Frame 1 (no input): blank canvas, image omitted
Frame 60 (no input): blank canvas, image omitted
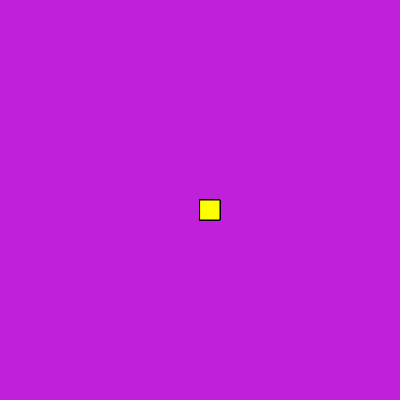
Frame 120 (the mouse pressed at the canvas centre since frame 60)

The p5.js sketch whose frames 1 and 60 were blank and that drew this single picture after the mouse press (run headless with seeded random() and noise() and a simulated clock; from frame 60 on, the mouse is pressed at the canvas centre):

// p5.js sketch
// ── sketch.js
function setup() {
    createCanvas(400, 400);
    background("#BF21DA");
  }
  
  function draw() {
    stroke("black");
    fill("yellow");
    
    if(mouseIsPressed) {
      rect(mouseX, mouseY, 20, 20);
  }
  }
